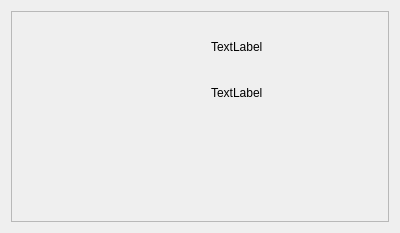
<?xml version="1.0" encoding="UTF-8"?>
<ui version="4.0">
 <class>turn_card</class>
 <widget class="QWidget" name="turn_card">
  <property name="geometry">
   <rect>
    <x>0</x>
    <y>0</y>
    <width>400</width>
    <height>233</height>
   </rect>
  </property>
  <property name="sizePolicy">
   <sizepolicy hsizetype="Preferred" vsizetype="Preferred">
    <horstretch>0</horstretch>
    <verstretch>0</verstretch>
   </sizepolicy>
  </property>
  <property name="minimumSize">
   <size>
    <width>0</width>
    <height>0</height>
   </size>
  </property>
  <property name="windowTitle">
   <string>Form</string>
  </property>
  <layout class="QVBoxLayout" name="verticalLayout">
   <property name="spacing">
    <number>0</number>
   </property>
   <item>
    <widget class="QFrame" name="frame">
     <property name="frameShape">
      <enum>QFrame::StyledPanel</enum>
     </property>
     <property name="frameShadow">
      <enum>QFrame::Raised</enum>
     </property>
     <layout class="QVBoxLayout" name="verticalLayout_4">
      <property name="spacing">
       <number>4</number>
      </property>
      <property name="leftMargin">
       <number>12</number>
      </property>
      <property name="topMargin">
       <number>12</number>
      </property>
      <property name="rightMargin">
       <number>12</number>
      </property>
      <property name="bottomMargin">
       <number>12</number>
      </property>
      <item>
       <widget class="QFrame" name="upper_container">
        <property name="frameShape">
         <enum>QFrame::NoFrame</enum>
        </property>
        <property name="frameShadow">
         <enum>QFrame::Raised</enum>
        </property>
        <layout class="QHBoxLayout" name="horizontalLayout">
         <property name="spacing">
          <number>4</number>
         </property>
         <property name="leftMargin">
          <number>0</number>
         </property>
         <property name="topMargin">
          <number>0</number>
         </property>
         <property name="rightMargin">
          <number>0</number>
         </property>
         <property name="bottomMargin">
          <number>0</number>
         </property>
         <item>
          <widget class="QLabel" name="profile_label">
           <property name="text">
            <string/>
           </property>
           <property name="alignment">
            <set>Qt::AlignLeading|Qt::AlignLeft|Qt::AlignTop</set>
           </property>
          </widget>
         </item>
         <item>
          <widget class="QFrame" name="label_container">
           <property name="frameShape">
            <enum>QFrame::NoFrame</enum>
           </property>
           <property name="frameShadow">
            <enum>QFrame::Raised</enum>
           </property>
           <layout class="QVBoxLayout" name="verticalLayout_2">
            <property name="spacing">
             <number>0</number>
            </property>
            <property name="topMargin">
             <number>0</number>
            </property>
            <property name="bottomMargin">
             <number>0</number>
            </property>
            <item>
             <widget class="QLabel" name="name_label">
              <property name="text">
               <string>TextLabel</string>
              </property>
             </widget>
            </item>
            <item>
             <widget class="QLabel" name="turns_label">
              <property name="text">
               <string>TextLabel</string>
              </property>
             </widget>
            </item>
           </layout>
          </widget>
         </item>
        </layout>
       </widget>
      </item>
      <item>
       <widget class="QFrame" name="lower_container">
        <property name="frameShape">
         <enum>QFrame::NoFrame</enum>
        </property>
        <property name="frameShadow">
         <enum>QFrame::Raised</enum>
        </property>
        <layout class="QVBoxLayout" name="verticalLayout_3">
         <property name="spacing">
          <number>0</number>
         </property>
         <property name="leftMargin">
          <number>0</number>
         </property>
         <property name="topMargin">
          <number>0</number>
         </property>
         <property name="rightMargin">
          <number>0</number>
         </property>
         <property name="bottomMargin">
          <number>0</number>
         </property>
         <item>
          <widget class="QFrame" name="word_list">
           <property name="frameShape">
            <enum>QFrame::NoFrame</enum>
           </property>
           <property name="frameShadow">
            <enum>QFrame::Raised</enum>
           </property>
           <layout class="QHBoxLayout" name="horizontalLayout_2">
            <item>
             <layout class="QVBoxLayout" name="word_list_layout">
              <property name="spacing">
               <number>4</number>
              </property>
             </layout>
            </item>
           </layout>
          </widget>
         </item>
         <item>
          <widget class="QLabel" name="points_label">
           <property name="text">
            <string/>
           </property>
           <property name="alignment">
            <set>Qt::AlignRight|Qt::AlignTrailing|Qt::AlignVCenter</set>
           </property>
          </widget>
         </item>
        </layout>
       </widget>
      </item>
     </layout>
    </widget>
   </item>
  </layout>
 </widget>
 <resources/>
 <connections/>
</ui>
